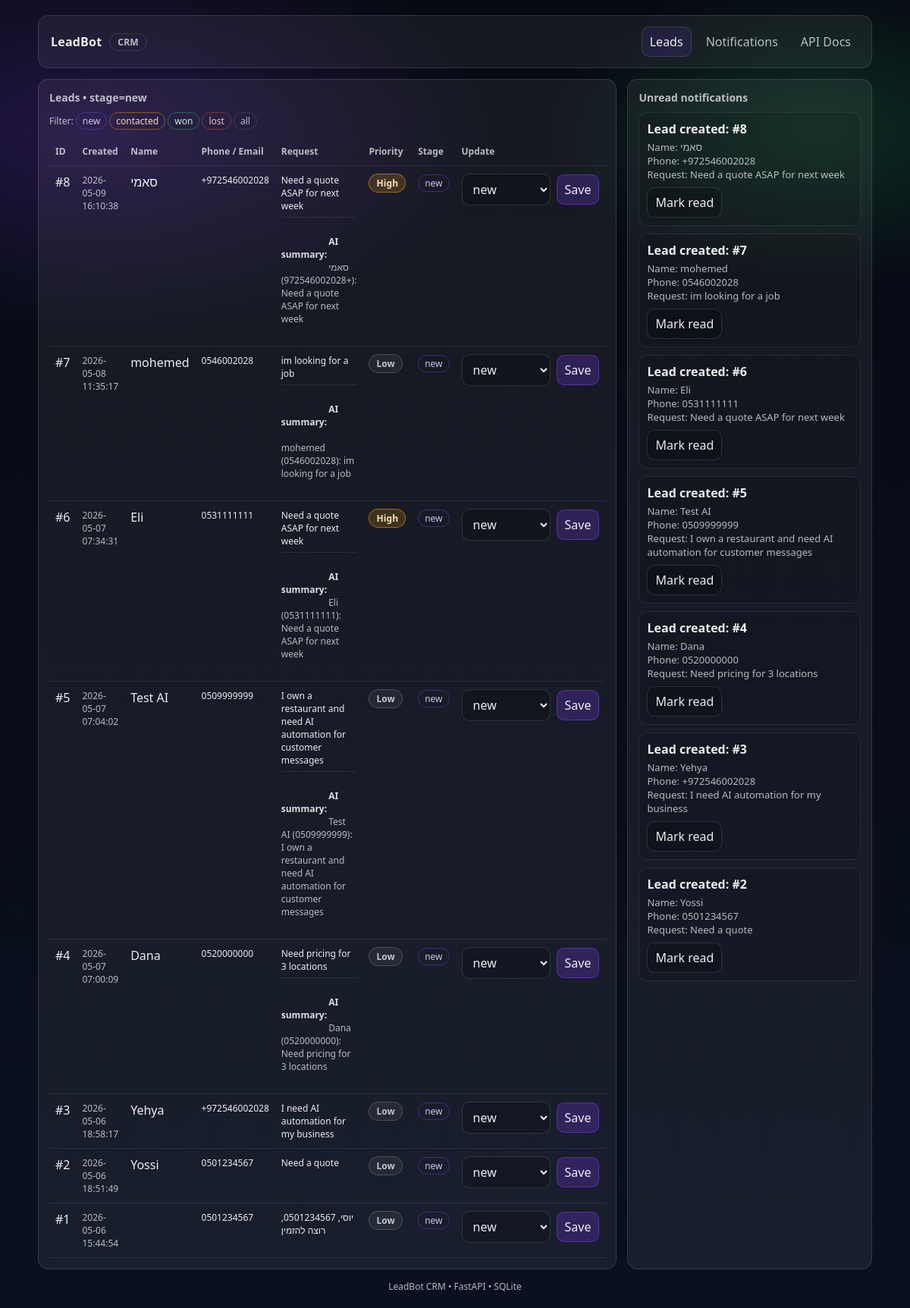
Page /crm/leads?stage=new on the committed database.
### app/models/lead.py (models this page shows)
class Lead(Base):
    __tablename__ = "leads"
    id: Mapped[int] = mapped_column(Integer, primary_key=True)
    created_at: Mapped[datetime] = mapped_column(DateTime(timezone=True), server_default=func.now(), nullable=False)
    updated_at: Mapped[datetime] = mapped_column(
        DateTime(timezone=True), server_default=func.now(), onupdate=func.now(), nullable=False
    )
    name: Mapped[str] = mapped_column(String(200), default="", nullable=False)
    phone: Mapped[str] = mapped_column(String(50), default="", nullable=False, index=True)
    email: Mapped[str] = mapped_column(String(320), default="", nullable=False, index=True)
    request: Mapped[str] = mapped_column(Text, default="", nullable=False)
    summary: Mapped[str] = mapped_column(Text, default="", nullable=False)
    score: Mapped[str] = mapped_column(String(10), default="Low", nullable=False, index=True)  # High/Medium/Low
    source: Mapped[str] = mapped_column(String(100), default="chat", nullable=False)
    stage: Mapped[str] = mapped_column(String(50), default="new", nullable=False, index=True)  # new/contacted/won/lost
    status: Mapped[str] = mapped_column(String(50), default="open", nullable=False, index=True)  # open/closed
    notes: Mapped[list["LeadNote"]] = relationship(back_populates="lead", cascade="all, delete-orphan")
    interactions: Mapped[list["LeadInteraction"]] = relationship(back_populates="lead", cascade="all, delete-orphan")

### app/models/notification.py (models this page shows)
class Notification(Base):
    __tablename__ = "notifications"
    id: Mapped[int] = mapped_column(Integer, primary_key=True)
    created_at: Mapped[datetime] = mapped_column(DateTime(timezone=True), server_default=func.now(), nullable=False)
    topic: Mapped[str] = mapped_column(String(100), default="lead", nullable=False, index=True)
    event: Mapped[str] = mapped_column(String(100), default="", nullable=False, index=True)
    title: Mapped[str] = mapped_column(String(200), default="", nullable=False)
    body: Mapped[str] = mapped_column(Text, default="", nullable=False)
    read: Mapped[bool] = mapped_column(Boolean, default=False, nullable=False, index=True)

### app/web/routes/crm.py (the view)
@router.get("/leads", response_class=HTMLResponse)
def crm_leads(
    request: Request,
    stage: Optional[str] = None,
    db: Session = Depends(get_db),
) -> HTMLResponse:
    leads = list_leads(db, limit=200, offset=0, stage=stage)
    notifications = list_notifications(db, limit=20, offset=0, unread_only=True, topic="lead")
    return templates.TemplateResponse(
        "crm/leads.html",
        {
            "request": request,
            "leads": leads,
            "stage": stage,
            "notifications": notifications,
            "active": "leads",
        },
    )

### app/templates/crm/leads.html (shortened to what this page needs)
{% extends "crm/base.html" %}
{% block content %}
  <div class="grid">
    <div class="card">
      <h2>Leads{% if stage %} • stage={{ stage }}{% endif %}</h2>
      <div class="muted small" style="margin-bottom: 10px;">
        Filter:
        <a class="tag new" href="/crm/leads?stage=new">new</a>
        <a class="tag contacted" href="/crm/leads?stage=contacted">contacted</a>
        <a class="tag won" href="/crm/leads?stage=won">won</a>
        <a class="tag lost" href="/crm/leads?stage=lost">lost</a>
        <a class="tag" href="/crm/leads">all</a>
      </div>
      <table>
        <thead>
          <tr>
            <th>ID</th>
            <th>Created</th>
            <th>Name</th>
            <th>Phone / Email</th>
            <th>Request</th>
            <th>Priority</th>
            <th>Stage</th>
            <th>Update</th>
          </tr>
        </thead>
        <tbody>
          {% for lead in leads %}
            <tr>
              <td>#{{ lead.id }}</td>
              <td class="muted small">{{ lead.created_at }}</td>
              <td>{{ lead.name or "" }}</td>
              <td class="small">
                <div>{{ lead.phone or "" }}</div>
              </td>
              <td class="small" style="max-width: 420px;">
                <div style="white-space: pre-wrap;">{{ lead.request }}</div>
                {% if lead.summary %}
                  <div class="muted" style="margin-top: 6px; padding-top: 6px; border-top: 1px solid rgba(255,255,255,0.08); white-space: pre-wrap;">
                    <strong style="color: rgba(255,255,255,0.85); font-weight: 600;">AI summary:</strong>
                    {{ lead.summary }}
                  </div>
                {% endif %}
              </td>
              <td>
                <span class="badge priority {{ (lead.score or 'Low')|lower }}">{{ lead.score or "Low" }}</span>
              </td>
              <td><span class="tag {{ lead.stage }}">{{ lead.stage }}</span></td>
              <td>
                <form class="row-actions" method="post" action="/crm/leads/{{ lead.id }}/stage">
                  <select name="stage">
                    <option value="new" {{ "selected" if lead.stage=="new" else "" }}>new</option>
                  </select>
                  <button class="primary" type="submit">Save</button>
                </form>
              </td>
            </tr>
          {% endfor %}
        </tbody>
      </table>
    </div>
    <div class="card">
      <h2>Unread notifications</h2>
      <div class="list">
        {% for n in notifications %}
          <div class="notif">
            <div class="title">{{ n.title }}</div>
            <div class="body">{{ n.body }}</div>
            <form method="post" action="/crm/notifications/{{ n.id }}/read" style="margin-top: 8px;">
              <button type="submit">Mark read</button>
            </form>
          </div>
        {% endfor %}
      </div>
    </div>
  </div>
{% endblock %}

### app/templates/crm/base.html (style rules this page uses)
:root { color-scheme: light dark; --bg: #0b1020; --panel: rgba(255, 255, 255, 0.06); --border: rgba(255, 255, 255, 0.12); --text: rgba(255, 255, 255, 0.92); --muted: rgba(255, 255, 255, 0.70); --accent: #7c3aed; --ok: #22c55e; --warn: #f59e0b; --bad: #ef4444; }
body { margin: 0; font-family: ui-sans-serif, system-ui, -apple-system, Segoe UI, Roboto, Helvetica, Arial, "Apple Color Emoji", "Segoe UI Emoji"; background: radial-gradient(1200px 600px at 10% 10%, rgba(124, 58, 237, 0.22), transparent 45%), radial-gradient(900px 500px at 90% 10%, rgba(34, 197, 94, 0.18), transparent 40%), linear-gradient(180deg, #070a12, var(--bg)); color: var(--text); }
a { color: inherit; text-decoration: none; }
.grid { display: grid; grid-template-columns: 2fr 1fr; gap: 14px; margin-top: 14px; }
.card { border: 1px solid var(--border); background: var(--panel); border-radius: 14px; padding: 14px; }
.card h2 { margin: 0 0 10px 0; font-size: 14px; color: var(--muted); font-weight: 600; }
table { width: 100%; border-collapse: collapse; }
th, td { text-align: left; padding: 10px 8px; border-bottom: 1px solid rgba(255, 255, 255, 0.08); vertical-align: top; }
th { font-size: 12px; color: var(--muted); font-weight: 600; }
.muted { color: var(--muted); }
.tag { font-size: 12px; padding: 2px 8px; border-radius: 999px; border: 1px solid var(--border); color: var(--muted); display: inline-block; }
.tag.new { border-color: rgba(124, 58, 237, 0.45); color: rgba(220, 200, 255, 0.95); }
.tag.contacted { border-color: rgba(245, 158, 11, 0.45); color: rgba(255, 230, 180, 0.95); }
.tag.won { border-color: rgba(34, 197, 94, 0.45); color: rgba(200, 255, 220, 0.95); }
.tag.lost { border-color: rgba(239, 68, 68, 0.45); color: rgba(255, 200, 200, 0.95); }
.badge { font-size: 12px; padding: 3px 9px; border-radius: 999px; border: 1px solid var(--border); display: inline-flex; align-items: center; gap: 6px; font-weight: 650; letter-spacing: 0.1px; white-space: nowrap; }
.badge.priority.high { border-color: rgba(245, 158, 11, 0.55); background: rgba(245, 158, 11, 0.18); color: rgba(255, 230, 180, 0.98); }
.badge.priority.low { border-color: rgba(255, 255, 255, 0.18); background: rgba(255, 255, 255, 0.06); color: rgba(255, 255, 255, 0.72); }
.row-actions { display: flex; gap: 8px; align-items: center; }
select, button, input[type="text"] { font: inherit; border-radius: 10px; border: 1px solid var(--border); background: rgba(0, 0, 0, 0.2); color: var(--text); padding: 8px 10px; }
button { cursor: pointer; }
button.primary { border-color: rgba(124, 58, 237, 0.55); background: rgba(124, 58, 237, 0.25); }
.small { font-size: 12px; }
.list { display: flex; flex-direction: column; gap: 10px; }
.notif { border: 1px solid rgba(255, 255, 255, 0.08); border-radius: 12px; padding: 10px; background: rgba(0, 0, 0, 0.12); }
.notif .title { font-weight: 650; margin-bottom: 4px; }
.notif .body { white-space: pre-wrap; color: var(--muted); font-size: 13px; }

### rows in the picture
Lead: id "8", created_at "2026-05-09 16:10:38", name "סאמי", phone "+972546002028", request "Need a quote ASAP for next week", summary "סאמי (+972546002028): Need a quote ASAP for next week", score "High", stage "new"
Lead: id "7", created_at "2026-05-08 11:35:17", name "mohemed", phone "0546002028", request "im looking for a job", summary "mohemed (0546002028): im looking for a job", score "Low", stage "new"
Lead: id "6", created_at "2026-05-07 07:34:31", name "Eli", phone "0531111111", request "Need a quote ASAP for next week", summary "Eli (0531111111): Need a quote ASAP for next week", score "High", stage "new"
Lead: id "5", created_at "2026-05-07 07:04:02", name "Test AI", phone "0509999999", request "I own a restaurant and need AI automation for customer messages", summary "Test AI (0509999999): I own a restaurant and need AI automation for customer messages", score "Low", stage "new"
Lead: id "4", created_at "2026-05-07 07:00:09", name "Dana", phone "0520000000", request "Need pricing for 3 locations", summary "Dana (0520000000): Need pricing for 3 locations", score "Low", stage "new"
Lead: id "3", created_at "2026-05-06 18:58:17", name "Yehya", phone "+972546002028", request "I need AI automation for my business", score "Low", stage "new"
Lead: id "2", created_at "2026-05-06 18:51:49", name "Yossi", phone "0501234567", request "Need a quote", score "Low", stage "new"
Lead: id "1", created_at "2026-05-06 15:44:54", phone "0501234567", request "יוסי, 0501234567, רוצה להזמין", score "Low", stage "new"
Notification: title "Lead created: #8", body "Name: סאמי Phone: +972546002028 Request: Need a quote ASAP for next week"
Notification: title "Lead created: #7", body "Name: mohemed Phone: 0546002028 Request: im looking for a job"
Notification: title "Lead created: #6", body "Name: Eli Phone: 0531111111 Request: Need a quote ASAP for next week"
Notification: title "Lead created: #5", body "Name: Test AI Phone: 0509999999 Request: I own a restaurant and need AI automation for customer messages"
Notification: title "Lead created: #4", body "Name: Dana Phone: 0520000000 Request: Need pricing for 3 locations"
Notification: title "Lead created: #3", body "Name: Yehya Phone: +972546002028 Request: I need AI automation for my business"
Notification: title "Lead created: #2", body "Name: Yossi Phone: 0501234567 Request: Need a quote"

### other values in the picture
{{ stage }} "new"
